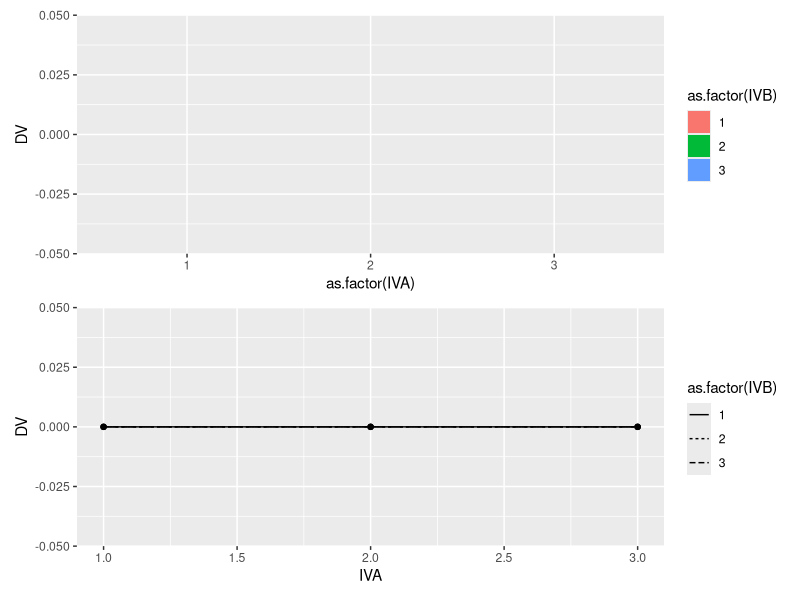
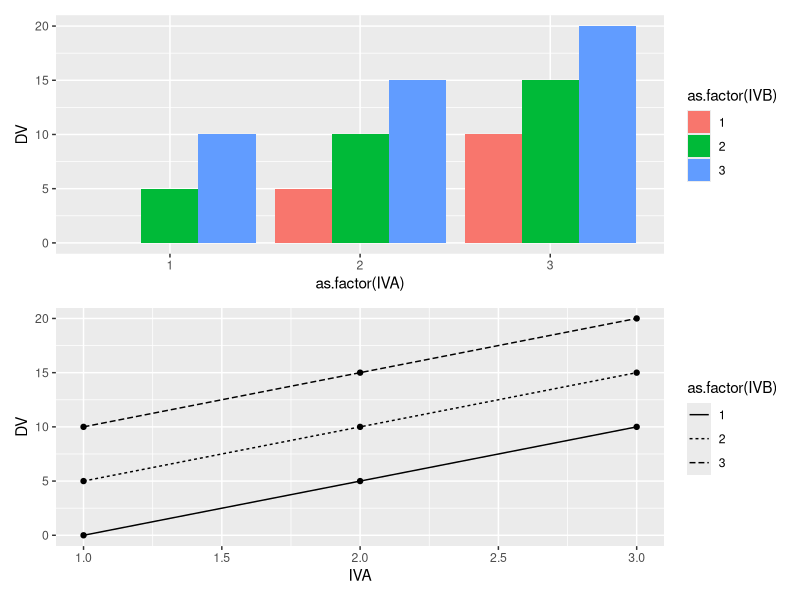

R code for these plots, in order: (Note: this script raises an error after producing the figures.)
## ---- chunk 1
knitr::opts_chunk$set(
  collapse = TRUE,
  comment = "#>",
  message = FALSE,
  warning = FALSE
)
## ---- chunk 2
#load libraries
library(tibble)
library(ggplot2)
library(patchwork)

# define 2-factor score model
grand_mean <- 0
A <- c(0,0,0)
B <- c(0,0,0)
AB <- rep(0,length(A)*length(B))

# create design table
model_data <- tibble()
for(i in 1:length(A)){
  for(j in 1:length(B)){
    IVA <- i 
    IVB <- j
    DV <- grand_mean+A[i]+B[j]+AB[(i-1)*length(B)+j]
    sc_GM <- grand_mean
    sc_A <- A[i]
    sc_B <- B[j]
    sc_AB <- AB[(i-1)*length(B)+j] 
    row_entry <- tibble(IVA,IVB,DV,
                        sc_GM,sc_A,sc_B,sc_AB)
    model_data <- rbind(model_data,row_entry)
  }
}

knitr::kable(model_data)

# generate plots
bar_graph <- ggplot(model_data, 
                    aes(y=DV,
                        x=as.factor(IVA),
                        fill=as.factor(IVB)))+
  geom_bar(stat='identity', position='dodge')

line_graph <- ggplot(model_data, 
                     aes(y=DV,
                         x=IVA,
                         linetype=as.factor(IVB)))+
  geom_line()+
  geom_point()

(bar_graph/line_graph)

## ---- chunk 3
# define 2-factor score model
grand_mean <- 0
A <- c(0,5,10)
B <- c(0,5,10)
AB <- rep(0,length(A)*length(B))

# create design table
model_data <- tibble()
for(i in 1:length(A)){
  for(j in 1:length(B)){
    IVA <- i 
    IVB <- j
    DV <- grand_mean+A[i]+B[j]+AB[(i-1)*length(B)+j]
    sc_GM <- grand_mean
    sc_A <- A[i]
    sc_B <- B[j]
    sc_AB <- AB[(i-1)*length(B)+j] 
    row_entry <- tibble(IVA,IVB,DV,
                        sc_GM,sc_A,sc_B,sc_AB)
    model_data <- rbind(model_data,row_entry)
  }
}

knitr::kable(model_data)

# generate plots
bar_graph <- ggplot(model_data, 
                    aes(y=DV,
                        x=as.factor(IVA),
                        fill=as.factor(IVB)))+
  geom_bar(stat='identity', position='dodge')

line_graph <- ggplot(model_data, 
                     aes(y=DV,
                         x=IVA,
                         linetype=as.factor(IVB)))+
  geom_line()+
  geom_point()

(bar_graph/line_graph)

## ---- chunk 4
knitr::include_graphics('imgs/Factorial/visual_search.png')
## ---- chunk 5

# define 2-factor score model
grand_mean <- 500
A <- c(-100,0,100)
B <- c(100,-100)
AB <- c(0,0,0,-100,0,-200)

# create design table
model_data <- tibble()
for(i in 1:length(A)){
  for(j in 1:length(B)){
    IVA <- i 
    IVB <- j
    DV <- grand_mean+A[i]+B[j]+AB[(i-1)*length(B)+j]
    sc_GM <- grand_mean
    sc_A <- A[i]
    sc_B <- B[j]
    sc_AB <- AB[(i-1)*length(B)+j] 
    row_entry <- tibble(IVA,IVB,DV,
                        sc_GM,sc_A,sc_B,sc_AB)
    model_data <- rbind(model_data,row_entry)
  }
}

knitr::kable(model_data)

# generate plots
bar_graph <- ggplot(model_data, 
                    aes(y=DV,
                        x=as.factor(IVA),
                        fill=as.factor(IVB)))+
  geom_bar(stat='identity', position='dodge')

line_graph <- ggplot(model_data, 
                     aes(y=DV,
                         x=IVA,
                         linetype=as.factor(IVB)))+
  geom_line()+
  geom_point()

(bar_graph/line_graph)

## ---- chunk 6
# N per group
N <- 10

A_pvalue <- c()
B_pvalue <- c()
AB_pvalue <- c()
for(i in 1:1000){
  IVA <- rep(rep(c("1","2"), each=2),N)
  IVB <- rep(rep(c("1","2"), 2),N)
  DV <- c(replicate(N,c(rnorm(1,0,1), # means A1B1
                        rnorm(1,0,1), # means A1B2
                        rnorm(1,0,1), # means A2B1
                        rnorm(1,0,1)  # means A2B2
          )))
  sim_df <- data.frame(IVA,IVB,DV)
  
  aov_results <- summary(aov(DV~IVA*IVB, sim_df))
  A_pvalue[i]<-aov_results[[1]]$`Pr(>F)`[1]
  B_pvalue[i]<-aov_results[[1]]$`Pr(>F)`[1]
  AB_pvalue[i]<-aov_results[[1]]$`Pr(>F)`[1]
}

length(A_pvalue[A_pvalue<0.05])/1000
length(B_pvalue[B_pvalue<0.05])/1000
length(AB_pvalue[AB_pvalue<0.05])/1000
